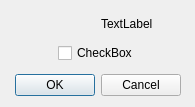
<?xml version="1.0" encoding="UTF-8"?>
<ui version="4.0">
 <class>Gui::Dialog::DlgCheckableMessageBox</class>
 <widget class="QDialog" name="Gui::Dialog::DlgCheckableMessageBox">
  <property name="geometry">
   <rect>
    <x>0</x>
    <y>0</y>
    <width>195</width>
    <height>107</height>
   </rect>
  </property>
  <property name="windowTitle">
   <string>Dialog</string>
  </property>
  <layout class="QVBoxLayout" name="verticalLayout_2">
   <item>
    <layout class="QHBoxLayout" name="horizontalLayout_2">
     <item>
      <layout class="QVBoxLayout" name="verticalLayout">
       <item>
        <widget class="QLabel" name="pixmapLabel"/>
       </item>
       <item>
        <spacer name="pixmapSpacer">
         <property name="orientation">
          <enum>Qt::Vertical</enum>
         </property>
         <property name="sizeType">
          <enum>QSizePolicy::MinimumExpanding</enum>
         </property>
         <property name="sizeHint" stdset="0">
          <size>
           <width>0</width>
           <height>5</height>
          </size>
         </property>
        </spacer>
       </item>
      </layout>
     </item>
     <item>
      <widget class="QLabel" name="messageLabel">
       <property name="text">
        <string>TextLabel</string>
       </property>
      </widget>
     </item>
    </layout>
   </item>
   <item>
    <layout class="QHBoxLayout" name="horizontalLayout">
     <item>
      <spacer name="checkBoxLeftSpacer">
       <property name="orientation">
        <enum>Qt::Horizontal</enum>
       </property>
       <property name="sizeHint" stdset="0">
        <size>
         <width>40</width>
         <height>20</height>
        </size>
       </property>
      </spacer>
     </item>
     <item>
      <widget class="QCheckBox" name="checkBox">
       <property name="text">
        <string>CheckBox</string>
       </property>
      </widget>
     </item>
     <item>
      <spacer name="checkBoxRightSpacer">
       <property name="orientation">
        <enum>Qt::Horizontal</enum>
       </property>
       <property name="sizeHint" stdset="0">
        <size>
         <width>40</width>
         <height>20</height>
        </size>
       </property>
      </spacer>
     </item>
    </layout>
   </item>
   <item>
    <spacer name="buttonSpacer">
     <property name="orientation">
      <enum>Qt::Vertical</enum>
     </property>
     <property name="sizeType">
      <enum>QSizePolicy::Minimum</enum>
     </property>
     <property name="sizeHint" stdset="0">
      <size>
       <width>0</width>
       <height>5</height>
      </size>
     </property>
    </spacer>
   </item>
   <item>
    <widget class="QDialogButtonBox" name="buttonBox">
     <property name="orientation">
      <enum>Qt::Horizontal</enum>
     </property>
     <property name="standardButtons">
      <set>QDialogButtonBox::Cancel|QDialogButtonBox::Ok</set>
     </property>
     <property name="centerButtons">
      <bool>true</bool>
     </property>
    </widget>
   </item>
  </layout>
 </widget>
 <resources/>
 <connections>
  <connection>
   <sender>buttonBox</sender>
   <signal>accepted()</signal>
   <receiver>Utils::CheckableMessageBox</receiver>
   <slot>accept()</slot>
   <hints>
    <hint type="sourcelabel">
     <x>248</x>
     <y>254</y>
    </hint>
    <hint type="destinationlabel">
     <x>157</x>
     <y>274</y>
    </hint>
   </hints>
  </connection>
  <connection>
   <sender>buttonBox</sender>
   <signal>rejected()</signal>
   <receiver>Utils::CheckableMessageBox</receiver>
   <slot>reject()</slot>
   <hints>
    <hint type="sourcelabel">
     <x>316</x>
     <y>260</y>
    </hint>
    <hint type="destinationlabel">
     <x>286</x>
     <y>274</y>
    </hint>
   </hints>
  </connection>
 </connections>
</ui>
